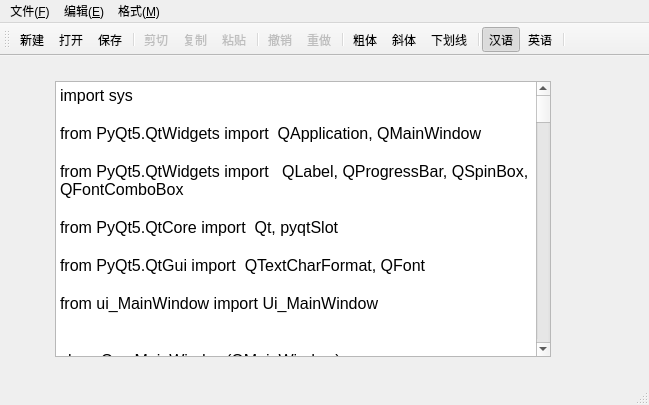
<?xml version="1.0" encoding="UTF-8"?>
<ui version="4.0">
 <class>MainWindow</class>
 <widget class="QMainWindow" name="MainWindow">
  <property name="geometry">
   <rect>
    <x>0</x>
    <y>0</y>
    <width>649</width>
    <height>405</height>
   </rect>
  </property>
  <property name="windowTitle">
   <string>Demo3_7 QAction，QMainWindow，QPlainTextEdit</string>
  </property>
  <property name="toolButtonStyle">
   <enum>Qt::ToolButtonTextUnderIcon</enum>
  </property>
  <widget class="QWidget" name="centralWidget">
   <widget class="QPlainTextEdit" name="textEdit">
    <property name="geometry">
     <rect>
      <x>55</x>
      <y>25</y>
      <width>496</width>
      <height>276</height>
     </rect>
    </property>
    <property name="font">
     <font>
      <pointsize>12</pointsize>
     </font>
    </property>
    <property name="plainText">
     <string>import sys

from PyQt5.QtWidgets import  QApplication, QMainWindow

from PyQt5.QtWidgets import   QLabel, QProgressBar, QSpinBox, QFontComboBox

from PyQt5.QtCore import  Qt, pyqtSlot

from PyQt5.QtGui import  QTextCharFormat, QFont

from ui_MainWindow import Ui_MainWindow


class QmyMainWindow(QMainWindow): 

    def __init__(self, parent=None):
        super().__init__(parent) # 调用父类构造函数，创建窗体
        self.ui=Ui_MainWindow()     #创建UI对象
        self.ui.setupUi(self)       #构造UI界面

        self.__buildUI()
        self.__spinFontSize.valueChanged[int].connect(self.do_fontSize_Changed)
        self.__comboFontName.currentIndexChanged[str].connect(self.do_fontName_Changed)

        self.setCentralWidget(self.ui.textEdit)

##  ============自定义功能函数================================        

    def __buildUI(self):  #窗体上动态添加组件
        # 创建状态栏上的组件
        self.__LabFile=QLabel(self)     # QLabel组件显示信息
        self.__LabFile.setMinimumWidth(150)
        self.__LabFile.setText(&quot;文件名： &quot;)
        self.ui.statusBar.addWidget(self.__LabFile)

        self.__progressBar1=QProgressBar(self)      # progressBar1
        self.__progressBar1.setMaximumWidth(200)
        self.__progressBar1.setMinimum(5)
        self.__progressBar1.setMaximum(50)
        self.__progressBar1.setValue(self.ui.textEdit.font().pointSize())
        self.ui.statusBar.addWidget(self.__progressBar1)
        
        self.__LabInfo=QLabel(self)     # QLabel组件显示字体名称
        self.__LabInfo.setText(&quot;选择字体名称： &quot;)
        self.ui.statusBar.addPermanentWidget(self.__LabInfo)
        
        #创建工具栏上的组件
        self.__spinFontSize=QSpinBox(self)  #字体大小spinbox
        self.__spinFontSize.setMinimum(5)
        self.__spinFontSize.setMaximum(50)
        self.__spinFontSize.setValue(self.ui.textEdit.font().pointSize())
        self.__spinFontSize.setMinimumWidth(50)
        self.ui.mainToolBar.addWidget(self.__spinFontSize) #SpinBox添加到工具栏
        
        self.__comboFontName=QFontComboBox(self)  #字体 combobox
        self.__comboFontName.setMinimumWidth(150)
        self.ui.mainToolBar.addWidget(self.__comboFontName) 

        self.ui.mainToolBar.addSeparator()  #添加一个分隔条
        
        self.ui.mainToolBar.addAction(self.ui.actClose)  #添加 actClose作为“关闭”按钮
        
        
##  ===========由connectSlotsByName() 自动连接的槽函数=====================      

    @pyqtSlot(bool)
    def on_actFont_Bold_triggered(self, checked):     #设置粗体 
        fmt=self.ui.textEdit.currentCharFormat()
        if (checked == True):
            fmt.setFontWeight(QFont.Bold)
        else:
            fmt.setFontWeight(QFont.Normal)
        self.ui.textEdit.mergeCurrentCharFormat(fmt)

    @pyqtSlot(bool)
    def on_actFont_Italic_triggered(self,checked):      #设置斜体 
        fmt=self.ui.textEdit.currentCharFormat()
        fmt.setFontItalic(checked)
        self.ui.textEdit.mergeCurrentCharFormat(fmt)
        
    @pyqtSlot(bool)
    def on_actFont_UnderLine_triggered(self,checked):      #设置下划线 
        fmt=self.ui.textEdit.currentCharFormat()
        fmt.setFontUnderline(checked)
        self.ui.textEdit.mergeCurrentCharFormat(fmt)

    @pyqtSlot(bool)
    def on_actSys_ToggleText_triggered(self,checked):   #设置工具栏按钮样式 
        if(checked):
            self.ui.mainToolBar.setToolButtonStyle(Qt.ToolButtonTextUnderIcon)
        else:
            self.ui.mainToolBar.setToolButtonStyle(Qt.ToolButtonIconOnly)

    def on_textEdit_copyAvailable(self, avi):       #文本框内容可copy
        self.ui.actEdit_Cut.setEnabled(avi)
        self.ui.actEdit_Copy.setEnabled(avi)
        self.ui.actEdit_Paste.setEnabled(self.ui.textEdit.canPaste())
                                         
    def on_textEdit_selectionChanged(self):     #文本选择内容发生变化
        fmt=self.ui.textEdit.currentCharFormat()
        self.ui.actFont_Bold.setChecked(fmt.font().bold())
        self.ui.actFont_Italic.setChecked(fmt.fontItalic())
        self.ui.actFont_UnderLine.setChecked(fmt.fontUnderline())

    def on_actFile_New_triggered(self):     #新建文件，不实现具体功能
        self.__LabFile.setText(&quot; 新建文件 &quot;)

    def on_actFile_Open_triggered(self):    #打开文件，不实现具体功能
        self.__LabFile.setText(&quot; 打开的文件 &quot;)
        
    def on_actFile_Save_triggered(self):    #保存文件，不实现具体功能
        self.__LabFile.setText(&quot; 文件已保存 &quot;)
        
        
##  =============自定义槽函数===============================        

    @pyqtSlot(int)
    def do_fontSize_Changed(self, fontSize):      #设置字体大小 __spinFontSize
        fmt=self.ui.textEdit.currentCharFormat()
        fmt.setFontPointSize(fontSize)
        self.ui.textEdit.mergeCurrentCharFormat(fmt)
        self.__progressBar1.setValue(fontSize)    #注意它属于self, 而不是self.ui


    @pyqtSlot(str)
    def do_fontName_Changed(self, fontName):    # 选择字体 __comboFontName
        fmt=self.ui.textEdit.currentCharFormat()
        fmt.setFontFamily(fontName)
        self.ui.textEdit.mergeCurrentCharFormat(fmt)
        self.__LabInfo.setText(&quot;字体名称：%s   &quot;%fontName)
        
   
##  ===========窗体测试程序=================================        
if  __name__ == &quot;__main__&quot;:         #用于当前窗体测试
    app = QApplication(sys.argv)    #创建GUI应用程序
    form=QmyMainWindow()            #创建窗体
    form.show()
    sys.exit(app.exec_())
</string>
    </property>
   </widget>
  </widget>
  <widget class="QMenuBar" name="menuBar">
   <property name="geometry">
    <rect>
     <x>0</x>
     <y>0</y>
     <width>649</width>
     <height>23</height>
    </rect>
   </property>
   <widget class="QMenu" name="menu_E">
    <property name="title">
     <string>编辑(&amp;E)</string>
    </property>
    <addaction name="actEdit_Cut"/>
    <addaction name="actEdit_Copy"/>
    <addaction name="actEdit_Paste"/>
    <addaction name="separator"/>
    <addaction name="actEdit_Undo"/>
    <addaction name="actEdit_Redo"/>
    <addaction name="separator"/>
    <addaction name="actEdit_SelectAll"/>
    <addaction name="actEdit_Clear"/>
   </widget>
   <widget class="QMenu" name="menu_F">
    <property name="title">
     <string>格式(&amp;M)</string>
    </property>
    <widget class="QMenu" name="menu">
     <property name="title">
      <string>界面语言</string>
     </property>
     <addaction name="actLang_CN"/>
     <addaction name="actLang_EN"/>
    </widget>
    <addaction name="actFont_Bold"/>
    <addaction name="actFont_Italic"/>
    <addaction name="actFont_UnderLine"/>
    <addaction name="separator"/>
    <addaction name="actSys_ToggleText"/>
    <addaction name="menu"/>
   </widget>
   <widget class="QMenu" name="menu_F_2">
    <property name="title">
     <string>文件(&amp;F)</string>
    </property>
    <addaction name="actFile_New"/>
    <addaction name="actFile_Open"/>
    <addaction name="actFile_Save"/>
    <addaction name="separator"/>
    <addaction name="actClose"/>
   </widget>
   <addaction name="menu_F_2"/>
   <addaction name="menu_E"/>
   <addaction name="menu_F"/>
  </widget>
  <widget class="QToolBar" name="mainToolBar">
   <property name="toolButtonStyle">
    <enum>Qt::ToolButtonIconOnly</enum>
   </property>
   <attribute name="toolBarArea">
    <enum>TopToolBarArea</enum>
   </attribute>
   <attribute name="toolBarBreak">
    <bool>false</bool>
   </attribute>
   <addaction name="actFile_New"/>
   <addaction name="actFile_Open"/>
   <addaction name="actFile_Save"/>
   <addaction name="separator"/>
   <addaction name="actEdit_Cut"/>
   <addaction name="actEdit_Copy"/>
   <addaction name="actEdit_Paste"/>
   <addaction name="separator"/>
   <addaction name="actEdit_Undo"/>
   <addaction name="actEdit_Redo"/>
   <addaction name="separator"/>
   <addaction name="actFont_Bold"/>
   <addaction name="actFont_Italic"/>
   <addaction name="actFont_UnderLine"/>
   <addaction name="separator"/>
   <addaction name="actLang_CN"/>
   <addaction name="actLang_EN"/>
   <addaction name="separator"/>
  </widget>
  <widget class="QStatusBar" name="statusBar"/>
  <action name="actEdit_Cut">
   <property name="enabled">
    <bool>false</bool>
   </property>
   <property name="icon">
    <iconset resource="res.qrc">
     <normaloff>:/icons/images/200.bmp</normaloff>:/icons/images/200.bmp</iconset>
   </property>
   <property name="text">
    <string>剪切</string>
   </property>
   <property name="toolTip">
    <string>剪切到粘贴板</string>
   </property>
   <property name="shortcut">
    <string>Ctrl+X</string>
   </property>
  </action>
  <action name="actEdit_Copy">
   <property name="enabled">
    <bool>false</bool>
   </property>
   <property name="icon">
    <iconset resource="res.qrc">
     <normaloff>:/icons/images/202.bmp</normaloff>:/icons/images/202.bmp</iconset>
   </property>
   <property name="text">
    <string>复制</string>
   </property>
   <property name="toolTip">
    <string>复制到粘贴板</string>
   </property>
   <property name="shortcut">
    <string>Ctrl+C</string>
   </property>
  </action>
  <action name="actEdit_Paste">
   <property name="enabled">
    <bool>false</bool>
   </property>
   <property name="icon">
    <iconset resource="res.qrc">
     <normaloff>:/icons/images/204.bmp</normaloff>:/icons/images/204.bmp</iconset>
   </property>
   <property name="text">
    <string>粘贴</string>
   </property>
   <property name="toolTip">
    <string>从粘贴板粘贴</string>
   </property>
   <property name="shortcut">
    <string>Ctrl+V</string>
   </property>
  </action>
  <action name="actFont_Bold">
   <property name="checkable">
    <bool>true</bool>
   </property>
   <property name="icon">
    <iconset resource="res.qrc">
     <normaloff>:/icons/images/500.bmp</normaloff>:/icons/images/500.bmp</iconset>
   </property>
   <property name="text">
    <string>粗体</string>
   </property>
   <property name="toolTip">
    <string>粗体</string>
   </property>
  </action>
  <action name="actFont_Italic">
   <property name="checkable">
    <bool>true</bool>
   </property>
   <property name="icon">
    <iconset resource="res.qrc">
     <normaloff>:/icons/images/502.bmp</normaloff>:/icons/images/502.bmp</iconset>
   </property>
   <property name="text">
    <string>斜体</string>
   </property>
   <property name="toolTip">
    <string>斜体</string>
   </property>
  </action>
  <action name="actFont_UnderLine">
   <property name="checkable">
    <bool>true</bool>
   </property>
   <property name="icon">
    <iconset resource="res.qrc">
     <normaloff>:/icons/images/504.bmp</normaloff>:/icons/images/504.bmp</iconset>
   </property>
   <property name="text">
    <string>下划线</string>
   </property>
   <property name="toolTip">
    <string>下划线</string>
   </property>
  </action>
  <action name="actClose">
   <property name="icon">
    <iconset resource="res.qrc">
     <normaloff>:/icons/images/132.bmp</normaloff>:/icons/images/132.bmp</iconset>
   </property>
   <property name="text">
    <string>关闭</string>
   </property>
   <property name="toolTip">
    <string>关闭本窗口</string>
   </property>
  </action>
  <action name="actSys_ToggleText">
   <property name="checkable">
    <bool>true</bool>
   </property>
   <property name="checked">
    <bool>true</bool>
   </property>
   <property name="text">
    <string>显示按钮文字</string>
   </property>
   <property name="toolTip">
    <string>显示工具栏按钮文字</string>
   </property>
  </action>
  <action name="actEdit_Clear">
   <property name="icon">
    <iconset resource="res.qrc">
     <normaloff>:/icons/images/212.bmp</normaloff>:/icons/images/212.bmp</iconset>
   </property>
   <property name="text">
    <string>清空</string>
   </property>
   <property name="toolTip">
    <string>清空</string>
   </property>
  </action>
  <action name="actEdit_Undo">
   <property name="enabled">
    <bool>false</bool>
   </property>
   <property name="icon">
    <iconset resource="res.qrc">
     <normaloff>:/icons/images/206.bmp</normaloff>:/icons/images/206.bmp</iconset>
   </property>
   <property name="text">
    <string>撤销</string>
   </property>
   <property name="toolTip">
    <string>撤销上次编辑操作</string>
   </property>
   <property name="shortcut">
    <string>Ctrl+Z</string>
   </property>
  </action>
  <action name="actEdit_Redo">
   <property name="enabled">
    <bool>false</bool>
   </property>
   <property name="icon">
    <iconset resource="res.qrc">
     <normaloff>:/icons/images/208.bmp</normaloff>:/icons/images/208.bmp</iconset>
   </property>
   <property name="text">
    <string>重做</string>
   </property>
   <property name="toolTip">
    <string>重做上次操作</string>
   </property>
   <property name="shortcut">
    <string>Ctrl+Y</string>
   </property>
  </action>
  <action name="actEdit_SelectAll">
   <property name="text">
    <string>全选</string>
   </property>
   <property name="toolTip">
    <string>全选</string>
   </property>
   <property name="shortcut">
    <string>Ctrl+A</string>
   </property>
  </action>
  <action name="actFile_New">
   <property name="icon">
    <iconset resource="res.qrc">
     <normaloff>:/icons/images/100.bmp</normaloff>:/icons/images/100.bmp</iconset>
   </property>
   <property name="text">
    <string>新建</string>
   </property>
   <property name="toolTip">
    <string>新建文件</string>
   </property>
   <property name="shortcut">
    <string>Ctrl+N</string>
   </property>
  </action>
  <action name="actFile_Open">
   <property name="icon">
    <iconset resource="res.qrc">
     <normaloff>:/icons/images/122.bmp</normaloff>:/icons/images/122.bmp</iconset>
   </property>
   <property name="text">
    <string>打开...</string>
   </property>
   <property name="toolTip">
    <string>打开文件</string>
   </property>
   <property name="shortcut">
    <string>Ctrl+O</string>
   </property>
  </action>
  <action name="actFile_Save">
   <property name="icon">
    <iconset resource="res.qrc">
     <normaloff>:/icons/images/104.bmp</normaloff>:/icons/images/104.bmp</iconset>
   </property>
   <property name="text">
    <string>保存</string>
   </property>
   <property name="toolTip">
    <string>保存修改</string>
   </property>
   <property name="shortcut">
    <string>Ctrl+S</string>
   </property>
  </action>
  <action name="actLang_CN">
   <property name="checkable">
    <bool>true</bool>
   </property>
   <property name="checked">
    <bool>true</bool>
   </property>
   <property name="icon">
    <iconset resource="res.qrc">
     <normaloff>:/icons/images/CN.jpg</normaloff>:/icons/images/CN.jpg</iconset>
   </property>
   <property name="text">
    <string>汉语</string>
   </property>
   <property name="toolTip">
    <string>汉语界面</string>
   </property>
  </action>
  <action name="actLang_EN">
   <property name="checkable">
    <bool>true</bool>
   </property>
   <property name="icon">
    <iconset resource="res.qrc">
     <normaloff>:/icons/images/timg2.jpg</normaloff>:/icons/images/timg2.jpg</iconset>
   </property>
   <property name="text">
    <string>英语</string>
   </property>
   <property name="toolTip">
    <string>英语</string>
   </property>
  </action>
 </widget>
 <layoutdefault spacing="6" margin="11"/>
 <resources>
  <include location="res.qrc"/>
 </resources>
 <connections>
  <connection>
   <sender>actEdit_Cut</sender>
   <signal>triggered()</signal>
   <receiver>textEdit</receiver>
   <slot>cut()</slot>
   <hints>
    <hint type="sourcelabel">
     <x>-1</x>
     <y>-1</y>
    </hint>
    <hint type="destinationlabel">
     <x>308</x>
     <y>228</y>
    </hint>
   </hints>
  </connection>
  <connection>
   <sender>actEdit_Copy</sender>
   <signal>triggered()</signal>
   <receiver>textEdit</receiver>
   <slot>copy()</slot>
   <hints>
    <hint type="sourcelabel">
     <x>-1</x>
     <y>-1</y>
    </hint>
    <hint type="destinationlabel">
     <x>308</x>
     <y>228</y>
    </hint>
   </hints>
  </connection>
  <connection>
   <sender>actEdit_Paste</sender>
   <signal>triggered()</signal>
   <receiver>textEdit</receiver>
   <slot>paste()</slot>
   <hints>
    <hint type="sourcelabel">
     <x>-1</x>
     <y>-1</y>
    </hint>
    <hint type="destinationlabel">
     <x>308</x>
     <y>228</y>
    </hint>
   </hints>
  </connection>
  <connection>
   <sender>actEdit_Clear</sender>
   <signal>triggered()</signal>
   <receiver>textEdit</receiver>
   <slot>clear()</slot>
   <hints>
    <hint type="sourcelabel">
     <x>-1</x>
     <y>-1</y>
    </hint>
    <hint type="destinationlabel">
     <x>308</x>
     <y>228</y>
    </hint>
   </hints>
  </connection>
  <connection>
   <sender>actEdit_Undo</sender>
   <signal>triggered()</signal>
   <receiver>textEdit</receiver>
   <slot>undo()</slot>
   <hints>
    <hint type="sourcelabel">
     <x>-1</x>
     <y>-1</y>
    </hint>
    <hint type="destinationlabel">
     <x>347</x>
     <y>248</y>
    </hint>
   </hints>
  </connection>
  <connection>
   <sender>actEdit_Redo</sender>
   <signal>triggered()</signal>
   <receiver>textEdit</receiver>
   <slot>redo()</slot>
   <hints>
    <hint type="sourcelabel">
     <x>-1</x>
     <y>-1</y>
    </hint>
    <hint type="destinationlabel">
     <x>347</x>
     <y>248</y>
    </hint>
   </hints>
  </connection>
  <connection>
   <sender>textEdit</sender>
   <signal>undoAvailable(bool)</signal>
   <receiver>actEdit_Undo</receiver>
   <slot>setEnabled(bool)</slot>
   <hints>
    <hint type="sourcelabel">
     <x>347</x>
     <y>248</y>
    </hint>
    <hint type="destinationlabel">
     <x>-1</x>
     <y>-1</y>
    </hint>
   </hints>
  </connection>
  <connection>
   <sender>textEdit</sender>
   <signal>redoAvailable(bool)</signal>
   <receiver>actEdit_Redo</receiver>
   <slot>setEnabled(bool)</slot>
   <hints>
    <hint type="sourcelabel">
     <x>347</x>
     <y>248</y>
    </hint>
    <hint type="destinationlabel">
     <x>-1</x>
     <y>-1</y>
    </hint>
   </hints>
  </connection>
  <connection>
   <sender>actEdit_SelectAll</sender>
   <signal>triggered()</signal>
   <receiver>textEdit</receiver>
   <slot>selectAll()</slot>
   <hints>
    <hint type="sourcelabel">
     <x>-1</x>
     <y>-1</y>
    </hint>
    <hint type="destinationlabel">
     <x>319</x>
     <y>238</y>
    </hint>
   </hints>
  </connection>
  <connection>
   <sender>actClose</sender>
   <signal>triggered()</signal>
   <receiver>MainWindow</receiver>
   <slot>close()</slot>
   <hints>
    <hint type="sourcelabel">
     <x>-1</x>
     <y>-1</y>
    </hint>
    <hint type="destinationlabel">
     <x>335</x>
     <y>224</y>
    </hint>
   </hints>
  </connection>
 </connections>
</ui>
